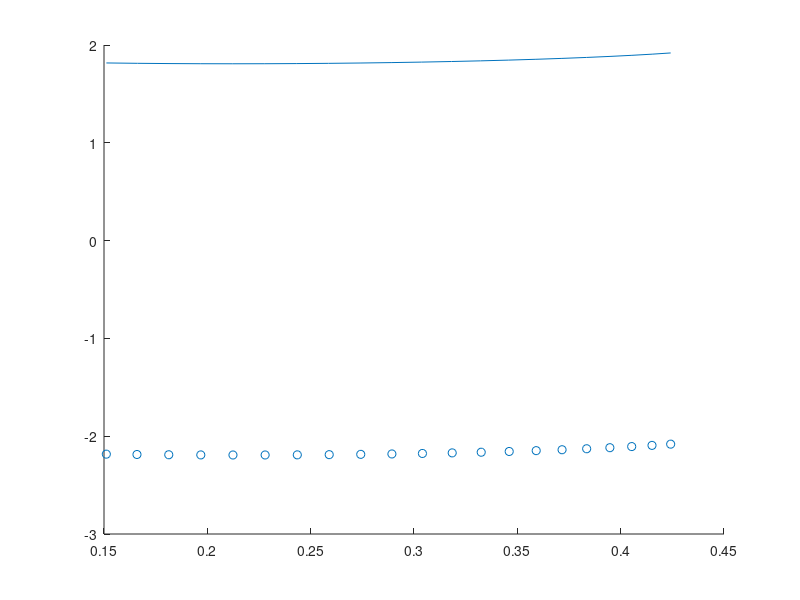

This figure's MATLAB source:
Ax = [0.174316, 0.349823, -0.302582, 0.148788];
Ay = [-0.056396, -0.296814, -0.221100, 0.110718];
px = [0.174316, 0.177979, 0.181641, 0.185303, 0.188721, 0.192139, 0.195557, 0.198975, 0.202148, 0.205322, 0.208496, 0.211670, 0.214844, 0.217773, 0.220703, 0.223389, 0.226074, 0.228760, 0.231201, 0.233643, 0.236084, 0.238281, 0.240479, 0.242432, 0.244385, 0.246338, 0.248291, 0.250244, 0.252197, 0.254150, 0.255859, 0.257568, 0.259277, 0.260986, 0.262695, 0.264404, 0.266113, 0.267822, 0.269531, 0.271240, 0.272949, 0.274658, 0.276367, 0.278076, 0.279785, 0.281494, 0.283203, 0.284912, 0.286621, 0.288330, 0.290039, 0.291748, 0.293457, 0.295166, 0.296875, 0.298584, 0.300293, 0.302002, 0.303711, 0.305420, 0.307129, 0.308838, 0.310547, 0.312256, 0.313965, 0.315674, 0.317383, 0.319092, 0.320801, 0.322510, 0.324219, 0.325928, 0.327637, 0.329346, 0.331055, 0.332764, 0.334473, 0.336182, 0.337891, 0.339600, 0.341309, 0.343018, 0.344727, 0.346436, 0.348145, 0.349854, 0.351562, 0.353271, 0.354980, 0.356689, 0.358398, 0.360107, 0.361816, 0.363525, 0.365234, 0.366943, 0.368652, 0.370361];
py = [-0.056396, -0.059326, -0.062256, -0.065430, -0.068604, -0.071777, -0.074951, -0.078369, -0.081787, -0.085205, -0.088623, -0.092041, -0.095703, -0.099365, -0.103027, -0.106934, -0.110840, -0.114746, -0.118652, -0.122559, -0.126709, -0.130859, -0.135010, -0.139160, -0.143311, -0.147461, -0.151611, -0.156006, -0.160400, -0.164795, -0.169189, -0.173584, -0.177979, -0.182373, -0.186768, -0.191162, -0.195557, -0.199951, -0.204346, -0.208740, -0.213135, -0.217529, -0.221924, -0.226318, -0.230713, -0.235107, -0.239502, -0.243896, -0.248291, -0.252686, -0.257080, -0.261475, -0.265869, -0.270264, -0.274658, -0.279053, -0.283447, -0.287842, -0.292236, -0.296631, -0.301025, -0.305420, -0.309814, -0.314209, -0.318604, -0.322998, -0.327393, -0.331787, -0.336182, -0.340576, -0.344971, -0.349365, -0.353760, -0.358154, -0.362549, -0.366943, -0.371338, -0.375732, -0.380127, -0.384521, -0.388916, -0.393311, -0.397705, -0.402100, -0.406494, -0.410889, -0.415283, -0.419678, -0.424072, -0.428467, -0.432861, -0.437256, -0.441650, -0.446045, -0.450439, -0.454834, -0.459229, -0.463623];

Ax = [0.144531, 0.398392, 0.020462, -0.139069];
Ay = [0.031006, 0.035568, -0.266190, 0.043396];
px = [0.144531, 0.150635, 0.156494, 0.162354, 0.168457, 0.174316, 0.180176, 0.186035, 0.191895, 0.197754, 0.203613, 0.209473, 0.215332, 0.221191, 0.227051, 0.232910, 0.238525, 0.244141, 0.249756, 0.255371, 0.260986, 0.266357, 0.271729, 0.277100, 0.282471, 0.287598, 0.292725, 0.297852, 0.302979, 0.308105, 0.312988, 0.317871, 0.322510, 0.327148, 0.331787, 0.336426, 0.341064, 0.345459, 0.349854, 0.354248, 0.358398, 0.362549, 0.366699, 0.370605, 0.374512, 0.378174, 0.381592, 0.385010, 0.388428, 0.391602, 0.394531, 0.397217, 0.399902, 0.402588, 0.405029, 0.407471, 0.409668, 0.411621, 0.413330, 0.415039, 0.416504, 0.417969, 0.419189, 0.420410, 0.421387, 0.422363, 0.423096, 0.423828, 0.424316];
py = [0.031006, 0.031494, 0.031982, 0.032227, 0.032471, 0.032715, 0.032959, 0.032959, 0.032959, 0.032959, 0.032959, 0.032715, 0.032471, 0.031982, 0.031494, 0.031006, 0.030029, 0.029053, 0.027832, 0.026611, 0.025146, 0.023682, 0.022217, 0.020508, 0.018555, 0.016357, 0.014160, 0.011719, 0.009277, 0.006836, 0.004150, 0.001465, -0.001465, -0.004395, -0.007568, -0.010742, -0.013916, -0.017090, -0.020508, -0.023926, -0.027588, -0.031250, -0.034912, -0.038574, -0.042480, -0.046387, -0.050537, -0.054688, -0.058838, -0.063232, -0.067627, -0.072021, -0.076660, -0.081299, -0.085938, -0.090820, -0.095703, -0.100586, -0.105469, -0.110352, -0.115479, -0.120361, -0.125488, -0.130615, -0.135742, -0.140869, -0.145996, -0.151123, -0.156250];

Ax = [0.798340, 0.031631, -0.288986, 0.274429];
Ay = [-1.840576, -0.185532, -0.060379, 0.040573];
px = [0.798340, 0.799316, 0.800049, 0.800537, 0.800537, 0.800537, 0.800293, 0.799561, 0.798584, 0.797363, 0.795654, 0.793701, 0.791504, 0.789062, 0.786621, 0.784180, 0.781738, 0.779541, 0.777344, 0.775391, 0.773438, 0.771973, 0.770752, 0.769775, 0.769287, 0.769043, 0.769043, 0.769043, 0.769531, 0.770264, 0.771484, 0.773193, 0.775146, 0.777588, 0.780273, 0.783447, 0.787109, 0.791016, 0.795410, 0.800049, 0.804932, 0.810059, 0.815430];
py = [-1.840576, -1.845459, -1.850342, -1.855469, -1.860596, -1.865723, -1.870850, -1.875977, -1.880859, -1.885742, -1.890625, -1.895264, -1.899902, -1.904297, -1.908691, -1.913086, -1.917480, -1.921875, -1.926514, -1.931152, -1.935791, -1.940430, -1.945312, -1.950195, -1.955078, -1.959961, -1.965088, -1.970459, -1.975830, -1.981445, -1.987061, -1.992676, -1.998291, -2.003906, -2.009277, -2.014648, -2.019775, -2.024902, -2.029785, -2.034180, -2.038330, -2.042236, -2.045898];

Ax = [0.424194, -0.170425, -0.179672, 0.077057];
Ay = [1.918762, -0.253967, 0.115814, 0.035904];
px = [0.424194, 0.415161, 0.405334, 0.394775, 0.383545, 0.371643, 0.359131, 0.346069, 0.332520, 0.318481, 0.304077, 0.289307, 0.274231, 0.258972, 0.243530, 0.227966, 0.212402, 0.196838, 0.181335, 0.165955, 0.151123];
py = [-2.081238, -2.093933, -2.106018, -2.117493, -2.128296, -2.138367, -2.147644, -2.156128, -2.163818, -2.170593, -2.176514, -2.181519, -2.185547, -2.188660, -2.190796, -2.191956, -2.192139, -2.191406, -2.189697, -2.187012, -2.183472];

t = linspace(0, 1, length(px));

bx = Ax(1) + Ax(2)*t + Ax(3)*t.^2 + Ax(4)*t.^3;
by = Ay(1) + Ay(2)*t + Ay(3)*t.^2 + Ay(4)*t.^3;

hold off
scatter(px, py);
hold on
plot(bx, by);

